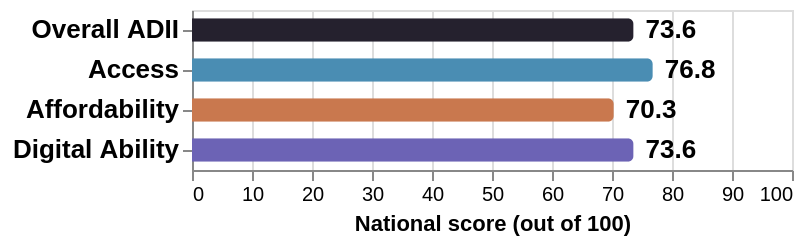

Vega-Lite specification for this chart:
### Vega-Lite specification from a JSON file in a GitHub repository (floating-point values rounded to 4 significant figures)
{"$schema": "https://vega.github.io/schema/vega-lite/v5.json", "description": "National ADII score and its three dimensions (ADII 2025, national averages). Introduces the measure colours used later on the page. Based on the Vega-Lite 'Bar Chart with Labels' example.", "width": "container", "height": "container", "data": {"values": [{"measure": "Overall ADII", "score": 73.6}, {"measure": "Access", "score": 76.8}, {"measure": "Affordability", "score": 70.3}, {"measure": "Digital Ability", "score": 73.6}]}, "encoding": {"y": {"field": "measure", "type": "nominal", "sort": null, "title": null, "axis": {"labelFontSize": 13, "labelFontWeight": 700}}, "x": {"field": "score", "type": "quantitative", "scale": {"domain": [0, 100]}, "title": "National score (out of 100)", "axis": {"tickCount": 10}}}, "layer": [{"mark": {"type": "bar", "cornerRadiusEnd": 3, "height": {"band": 0.65}}, "encoding": {"color": {"field": "measure", "type": "nominal", "scale": {"domain": ["Overall ADII", "Access", "Affordability", "Digital Ability"], "range": ["#25212E", "#4A8DB3", "#C9784E", "#6C63B5"]}, "legend": null}, "tooltip": [{"field": "measure", "title": "Measure"}, {"field": "score", "title": "National score", "format": ".1f"}]}}, {"mark": {"type": "text", "align": "left", "dx": 6, "fontSize": 13, "fontWeight": 700}, "encoding": {"text": {"field": "score", "format": ".1f"}}}]}
